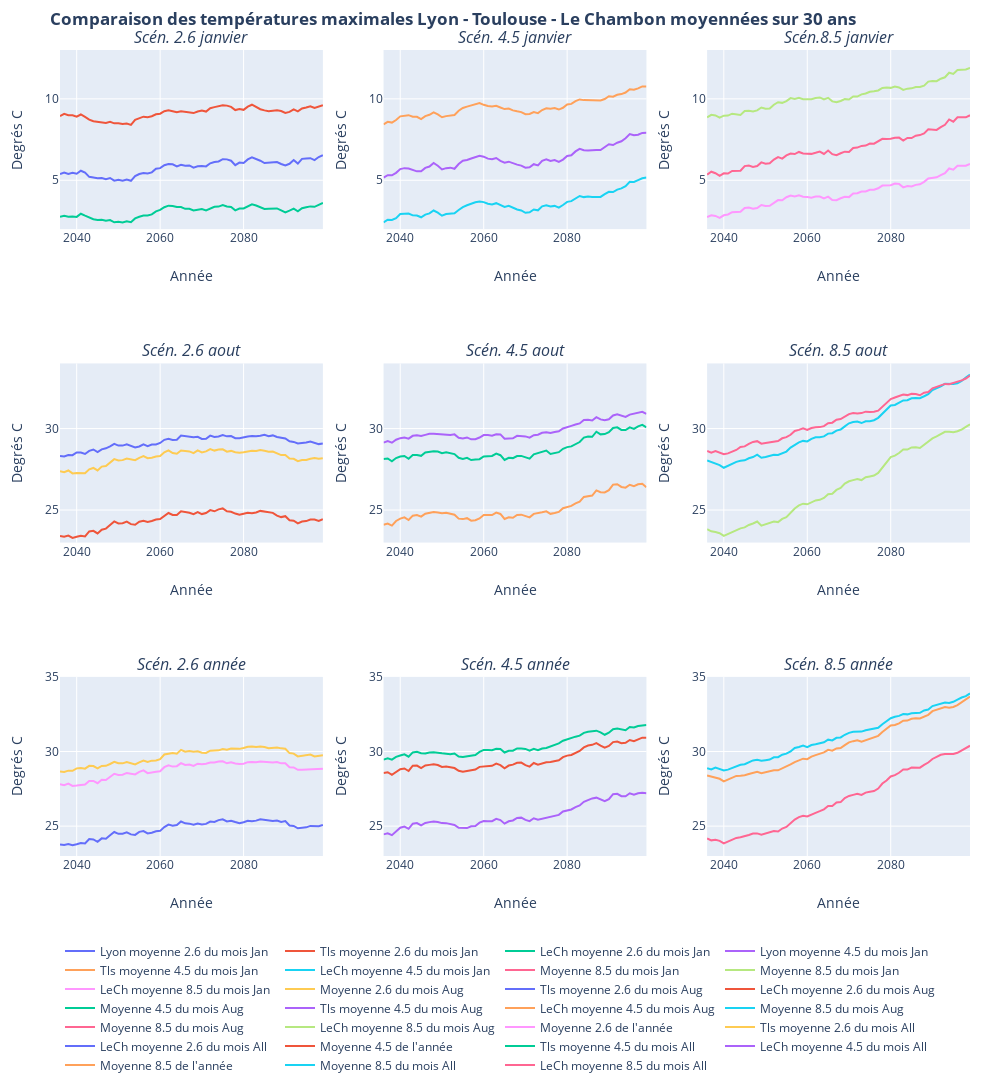

Notebook code cell kept with this figure:
### Markdown cell above
#### Comparaison entre Toulouse et Lyon

Le diagramme suivant compare les situations entre toulouse et Lyon.

### Code cell
q = 0
traceL26_0 = go.Scatter(
    x = Lyon_year[firstPlotYear:lastPlotYear],
    y = moyMAreaInterval_Lyon_26[q,:],
    name ='Lyon moyenne 2.6 du mois %s'%Lyon_month[calcMonth[q]]
)
traceT26_0 = go.Scatter(
    x = Tlse_year[firstPlotYear:lastPlotYear],
    y = moyMAreaInterval_Tlse_26[q,:],
    name ='Tls moyenne 2.6 du mois %s'%Tlse_month[calcMonth[q]]
)
traceC26_0 = go.Scatter(
    x = LeCh_year[firstPlotYear:lastPlotYear],
    y = moyMAreaInterval_LeCh_26[q,:],
    name ='LeCh moyenne 2.6 du mois %s'%LeCh_month[calcMonth[q]]
)


traceL45_0 = go.Scatter(
    x = Lyon_year[firstPlotYear:lastPlotYear],
    y = moyMAreaInterval_Lyon_45[q,:],
    name ='Lyon moyenne 4.5 du mois %s'%Lyon_month[calcMonth[q]]
)
traceT45_0 = go.Scatter(
    x = Tlse_year[firstPlotYear:lastPlotYear],
    y = moyMAreaInterval_Tlse_45[q,:],
    name ='Tls moyenne 4.5 du mois %s'%Tlse_month[calcMonth[q]]
)
traceC45_0 = go.Scatter(
    x = LeCh_year[firstPlotYear:lastPlotYear],
    y = moyMAreaInterval_LeCh_45[q,:],
    name ='LeCh moyenne 4.5 du mois %s'%LeCh_month[calcMonth[q]]
)


traceL85_0 = go.Scatter(
    x = Lyon_year[firstPlotYear:lastPlotYear],
    y = moyMAreaInterval_Lyon_85[q,:],
    name ='Moyenne 8.5 du mois %s'%Lyon_month[calcMonth[q]]
)
traceT85_0 = go.Scatter(
    x = Tlse_year[firstPlotYear:lastPlotYear],
    y = moyMAreaInterval_Tlse_85[q,:],
    name ='Moyenne 8.5 du mois %s'%Tlse_month[calcMonth[q]]
)
traceC85_0 = go.Scatter(
    x = Tlse_year[firstPlotYear:lastPlotYear],
    y = moyMAreaInterval_LeCh_85[q,:],
    name ='LeCh moyenne 8.5 du mois %s'%LeCh_month[calcMonth[q]]
)


q = 1
traceL26_1 = go.Scatter(
    x = Lyon_year[firstPlotYear:lastPlotYear],
    y = moyMAreaInterval_Lyon_26[q,:],
    name ='Moyenne 2.6 du mois %s'%Lyon_month[calcMonth[q]]
)
traceT26_1 = go.Scatter(
    x = Tlse_year[firstPlotYear:lastPlotYear],
    y = moyMAreaInterval_Tlse_26[q,:],
    name ='Tls moyenne 2.6 du mois %s'%Tlse_month[calcMonth[q]]
)
traceC26_1 = go.Scatter(
    x = LeCh_year[firstPlotYear:lastPlotYear],
    y = moyMAreaInterval_LeCh_26[q,:],
    name ='LeCh moyenne 2.6 du mois %s'%LeCh_month[calcMonth[q]]
)

traceL45_1 = go.Scatter(
    x = Lyon_year[firstPlotYear:lastPlotYear],
    y = moyMAreaInterval_Lyon_45[q,:],
    name ='Moyenne 4.5 du mois %s'%Lyon_month[calcMonth[q]]
)
traceT45_1 = go.Scatter(
    x = Tlse_year[firstPlotYear:lastPlotYear],
    y = moyMAreaInterval_Tlse_45[q,:],
    name ='Tls moyenne 4.5 du mois %s'%Tlse_month[calcMonth[q]]
)
traceC45_1 = go.Scatter(
    x = LeCh_year[firstPlotYear:lastPlotYear],
    y = moyMAreaInterval_LeCh_45[q,:],
    name ='LeCh moyenne 4.5 du mois %s'%LeCh_month[calcMonth[q]]
)

traceL85_1 = go.Scatter(
    x = Lyon_year[firstPlotYear:lastPlotYear],
    y = moyMAreaInterval_Lyon_85[q,:],
    name ='Moyenne 8.5 du mois %s'%Lyon_month[calcMonth[q]]
)
traceT85_1 = go.Scatter(
    x = Tlse_year[firstPlotYear:lastPlotYear],
    y = moyMAreaInterval_Tlse_85[q,:],
    name ='Moyenne 8.5 du mois %s'%Tlse_month[calcMonth[q]]
)
traceC85_1 = go.Scatter(
    x = Tlse_year[firstPlotYear:lastPlotYear],
    y = moyMAreaInterval_LeCh_85[q,:],
    name ='LeCh moyenne 8.5 du mois %s'%LeCh_month[calcMonth[q]]
)

q = 2
traceL26_2 = go.Scatter(
    x = Lyon_year[firstPlotYear:lastPlotYear],
    y = moyMAreaInterval_Lyon_26[q,:],
    name ="Moyenne 2.6 de l'année"
)
traceT26_2 = go.Scatter(
    x = Tlse_year[firstPlotYear:lastPlotYear],
    y = moyMAreaInterval_Tlse_26[q,:],
    name ='Tls moyenne 2.6 du mois %s'%Tlse_month[calcMonth[q]]
)
traceC26_2 = go.Scatter(
    x = LeCh_year[firstPlotYear:lastPlotYear],
    y = moyMAreaInterval_LeCh_26[q,:],
    name ='LeCh moyenne 2.6 du mois %s'%LeCh_month[calcMonth[q]]
)

traceL45_2 = go.Scatter(
    x = Lyon_year[firstPlotYear:lastPlotYear],
    y = moyMAreaInterval_Lyon_45[q,:],
    name ="Moyenne 4.5 de l'année"
)
traceT45_2 = go.Scatter(
    x = Tlse_year[firstPlotYear:lastPlotYear],
    y = moyMAreaInterval_Tlse_45[q,:],
    name ='Tls moyenne 4.5 du mois %s'%Tlse_month[calcMonth[q]]
)
traceC45_2 = go.Scatter(
    x = LeCh_year[firstPlotYear:lastPlotYear],
    y = moyMAreaInterval_LeCh_45[q,:],
    name ='LeCh moyenne 4.5 du mois %s'%LeCh_month[calcMonth[q]]
)

traceL85_2 = go.Scatter(
    x = Lyon_year[firstPlotYear:lastPlotYear],
    y = moyMAreaInterval_Lyon_85[q,:],
    name ="Moyenne 8.5 de l'année"
)
traceT85_2 = go.Scatter(
    x = Tlse_year[firstPlotYear:lastPlotYear],
    y = moyMAreaInterval_Tlse_85[q,:],
    name ='Moyenne 8.5 du mois %s'%Tlse_month[calcMonth[q]]
)
traceC85_2 = go.Scatter(
    x = Tlse_year[firstPlotYear:lastPlotYear],
    y = moyMAreaInterval_LeCh_85[q,:],
    name ='LeCh moyenne 8.5 du mois %s'%LeCh_month[calcMonth[q]]
)

fig = subplots.make_subplots(rows=3, 
                          cols=3, 
                          subplot_titles=("<i>Scén. 2.6 janvier</i>","<i>Scén. 4.5 janvier</i>","<i>Scén.8.5 janvier</i>",
                                         "<i>Scén. 2.6 aout</i>","<i>Scén. 4.5 aout</i>","<i>Scén. 8.5 aout</i>",
                                        "<i>Scén. 2.6 année</i>","<i>Scén. 4.5 année</i>","<i>Scén. 8.5 année</i>", ))

fig.append_trace(traceL26_0, 1, 1)
fig.append_trace(traceT26_0, 1, 1)
fig.append_trace(traceC26_0, 1, 1)
fig.append_trace(traceL45_0, 1, 2)
fig.append_trace(traceT45_0, 1, 2)
fig.append_trace(traceC45_0, 1, 2)
fig.append_trace(traceL85_0, 1, 3)
fig.append_trace(traceT85_0, 1, 3)
fig.append_trace(traceC85_0, 1, 3)
fig.append_trace(traceL26_1, 2, 1)
fig.append_trace(traceT26_1, 2, 1)
fig.append_trace(traceC26_1, 2, 1)
fig.append_trace(traceL45_1, 2, 2)
fig.append_trace(traceT45_1, 2, 2)
fig.append_trace(traceC45_1, 2, 2)
fig.append_trace(traceL85_1, 2, 3)
fig.append_trace(traceT85_1, 2, 3)
fig.append_trace(traceC85_1, 2, 3)
fig.append_trace(traceL26_2, 3, 1)
fig.append_trace(traceT26_2, 3, 1)
fig.append_trace(traceC26_2, 3, 1)
fig.append_trace(traceL45_2, 3, 2)
fig.append_trace(traceT45_2, 3, 2)
fig.append_trace(traceC45_2, 3, 2)
fig.append_trace(traceL85_2, 3, 3)
fig.append_trace(traceT85_2, 3, 3)
fig.append_trace(traceC85_2, 3, 3)

fig.update_xaxes(title_text="Année", row=1, col=1)
fig.update_xaxes(title_text="Année", row=1, col=2)
fig.update_xaxes(title_text="Année", row=1, col=3)
fig.update_xaxes(title_text="Année", row=2, col=1)
fig.update_xaxes(title_text="Année", row=2, col=2)
fig.update_xaxes(title_text="Année", row=2, col=3)
fig.update_xaxes(title_text="Année", row=3, col=1)
fig.update_xaxes(title_text="Année", row=3, col=2)
fig.update_xaxes(title_text="Année", row=3, col=3)

fig.update_yaxes(title_text="Degrés C", range=[2, 13], row=1, col=1)
fig.update_yaxes(title_text="Degrés C", range=[2, 13], row=1, col=2)
fig.update_yaxes(title_text="Degrés C", range=[2, 13], row=1, col=3)
fig.update_yaxes(title_text="Degrés C", range=[23, 34], row=2, col=1)
fig.update_yaxes(title_text="Degrés C", range=[23, 34], row=2, col=2)
fig.update_yaxes(title_text="Degrés C", range=[23, 34], row=2, col=3)
fig.update_yaxes(title_text="Degrés C", range=[23, 35], row=3, col=1)
fig.update_yaxes(title_text="Degrés C", range=[23, 35], row=3, col=2)
fig.update_yaxes(title_text="Degrés C", range=[23, 35], row=3, col=3)

fig['layout']['margin'] = {'l': 60, 'r': 30, 'b': 50, 't': 50}
fig['layout'].update(autosize = False, height=1200, width=1000, title='<b>Comparaison des températures maximales Lyon - Toulouse - Le Chambon moyennées sur 30 ans<b>')

fig.update_layout(legend_orientation="h")

py.iplot(fig, filename='basic-line')
